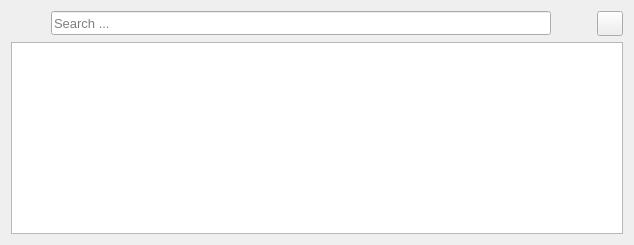
      <widget class="QWidget" name="tab3">
       <attribute name="title">
        <string>Updates</string>
       </attribute>
       <layout class="QVBoxLayout" name="verticalLayout_2">
        <item>
         <layout class="QHBoxLayout" name="horizontalLayout_3">
          <item>
           <spacer name="horizontalSpacer_4">
            <property name="orientation">
             <enum>Qt::Horizontal</enum>
            </property>
            <property name="sizeHint" stdset="0">
             <size>
              <width>40</width>
              <height>20</height>
             </size>
            </property>
           </spacer>
          </item>
          <item>
           <widget class="QLineEdit" name="lineEditSearchUpdate">
            <property name="minimumSize">
             <size>
              <width>500</width>
              <height>24</height>
             </size>
            </property>
            <property name="font">
             <font>
              <pointsize>10</pointsize>
             </font>
            </property>
            <property name="placeholderText">
             <string>Search ...</string>
            </property>
            <property name="clearButtonEnabled">
             <bool>true</bool>
            </property>
           </widget>
          </item>
          <item>
           <spacer name="horizontalSpacer_5">
            <property name="orientation">
             <enum>Qt::Horizontal</enum>
            </property>
            <property name="sizeHint" stdset="0">
             <size>
              <width>40</width>
              <height>20</height>
             </size>
            </property>
           </spacer>
          </item>
          <item>
           <widget class="QToolButton" name="toolButtonRefreshUpdate">
            <property name="text">
             <string notr="true"/>
            </property>
            <property name="icon">
             <iconset>
              <normaloff>assets/refresh.png</normaloff>assets/refresh.png</iconset>
            </property>
            <property name="iconSize">
             <size>
              <width>18</width>
              <height>18</height>
             </size>
            </property>
           </widget>
          </item>
         </layout>
        </item>
        <item>
         <widget class="QTableWidget" name="tableWidgetUpdate">
          <property name="font">
           <font>
            <pointsize>10</pointsize>
           </font>
          </property>
          <property name="editTriggers">
           <set>QAbstractItemView::NoEditTriggers</set>
          </property>
          <property name="selectionMode">
           <enum>QAbstractItemView::NoSelection</enum>
          </property>
          <property name="textElideMode">
           <enum>Qt::ElideNone</enum>
          </property>
          <property name="sortingEnabled">
           <bool>true</bool>
          </property>
          <property name="cornerButtonEnabled">
           <bool>true</bool>
          </property>
          <property name="rowCount">
           <number>0</number>
          </property>
          <property name="columnCount">
           <number>0</number>
          </property>
          <attribute name="verticalHeaderVisible">
           <bool>false</bool>
          </attribute>
          <attribute name="verticalHeaderHighlightSections">
           <bool>false</bool>
          </attribute>
         </widget>
        </item>
       </layout>
      </widget>
